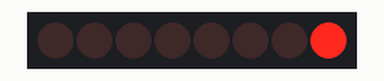
Bench run of a sketch on a simulated Arduino Uno, built with avr-gcc and run on an emulated ATmega328P. Shown: 8 shift-register outputs drawn as a row of LEDs (first output left, lit = HIGH). Wiring (inferred from the names in the program): shift register (74HC595): data pin 11; shift clock pin 12; latch pin 8. Wiring (inferred from the signals the program sends): row of LEDs: on Q0, Q1, Q2, Q3, Q4, Q5, Q6, Q7.

Above: at 0.45 s.
At 5.25 s:
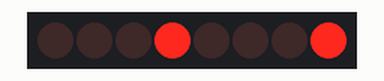
At 10.05 s:
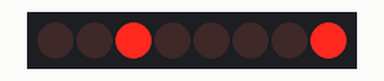
At 19.95 s:
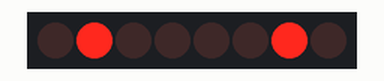
At 29.86 s:
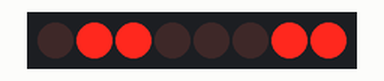
At 39.76 s:
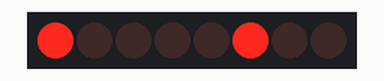
Timing chart, 0 to 40.0 s (numbered marks = the images above):
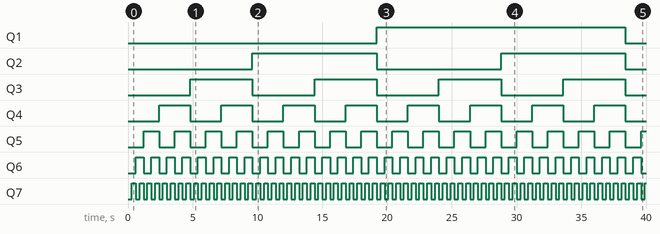

Measured:
- by itself, Q1: LOW → HIGH at 19.2 s, → LOW 19.2 s later
- by itself, Q2: alternates HIGH for 9.6 s and LOW for 9.6 s
- by itself, Q3: alternates HIGH for 4.8 s and LOW for 4.8 s
- by itself, Q4: alternates HIGH for 2.4 s and LOW for 2.4 s
- by itself, Q5: alternates HIGH for 1.2 s and LOW for 1.2 s
- by itself, Q6: alternates HIGH for 0.60 s and LOW for 0.60 s
- by itself, Q7: alternates HIGH for 0.30 s and LOW for 0.30 s

The sketch:

binaryCounter.ino
```cpp
// (licence header left out)
//Pin connected to latch pin (ST_CP) of 74HC595
int latchPin = 8;
//Pin connected to clock pin (SH_CP) of 74HC595
int clockPin = 12;
//Pin connected to Data in (DS) of 74HC595
int dataPin = 11;

void setup() {
  //set pins to output because they are addressed in the main loop
  pinMode(latchPin, OUTPUT);
  pinMode(dataPin, OUTPUT);
  pinMode(clockPin, OUTPUT);
}

void loop() {
  // loop through 0 to 8
  //  turning on one LED
  int i;
  for(i=0; i<256; i++) {
    // turn off the output so the pins don't light up
    // while you're shifting bits:
    digitalWrite(latchPin, LOW);
    shiftOut(dataPin, clockPin, LSBFIRST, i);

    // turn on the output so the LEDs can light up:
    digitalWrite(latchPin, HIGH);
    delay(300);
  }
}
```
